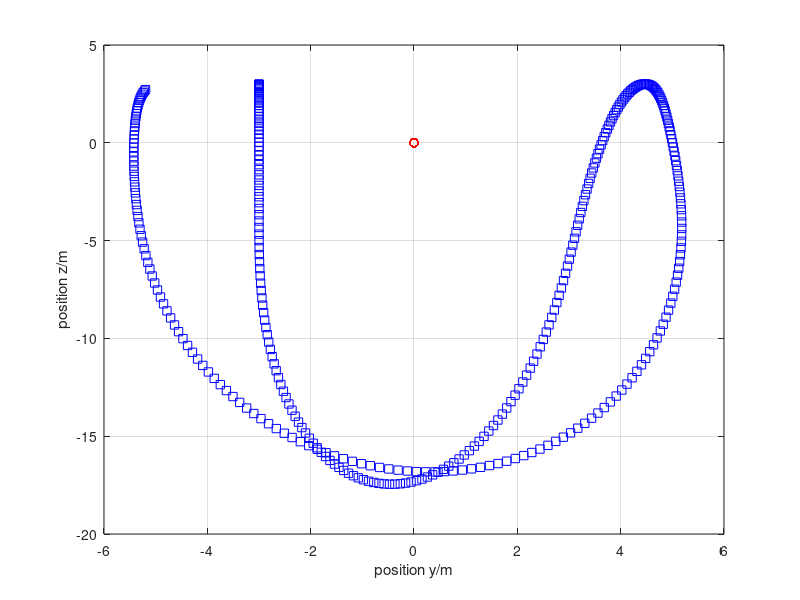

The MATLAB script that drew this image:
%%% Simulation of two bodies connected by non-Hookean material in 2D
%% Coordinates (y, z)

%% Constants
ma = 2;	    % kg: mass of object a
mb = 5000;  % kg: mass of object b
g = 9.81;   % N/kg: gravitational acceleration
ln = 5;	    % m: natural length
k = 5;	    % N/m: spring constant

%% Initial conditions
t = 0;	       % s: initial time
ra = [-3, 3];  % m: initial position of object a
rb = [0, 0];   % m: initial position of object b
va = [0, 0];   % m/s: initial velocity of object a
vb = [0, 0];   % m/s: initial velocity of object b

%% Boundary conditions
Ga = -ma * g * [0, 1];	    % N: gravity supply on object a
Gb = -mb * g * [0, 1] * 0;  % N: gravity supply on object b

%% Parameters for time loop
t1 = 10;     % s: final time
dt = 0.001;  % s: time step %@

%% Plotting
dtplot = t1/360;  % time interval between plots
tplot = dtplot;	  % time for next plot
clf
plot(ra(1), ra(2), 'sb')
hold on; grid on
plot(rb(1), rb(2), 'or')
xlabel('position y/m'); ylabel('position z/m') %@

%% State: ra, rb, va, vb
%% Numerical time integration
while t < t1
  %% constitutive relations
  Pa = ma * va;
  Pb = ma * vb;
  l = norm(ra - rb); % calculation of present length
  if l < ln
    Fxa = [0, 0]; % momentum flux from spring to a, y comp.
  else
    Fxa = -k * (l - ln) * (ra - rb)/l;
  end
  Fxb = -Fxa; % balance of momentum for Hookean material

  %% balances
  t = t + dt;
  Pa = Pa + (Fxa + Ga) * dt;
  Pb = Pb + (Fxb + Gb) * dt;
  ra = ra + va * dt;
  rb = rb + vb * dt;

  %% constitutive relations
  va = Pa / ma;
  vb = Pb / mb; %@

  %% plot
  if t > tplot
    plot(ra(1), ra(2), 'sb')
    plot(rb(1), rb(2), 'or')
    pause(0)
    tplot = tplot + dtplot;
  end %@
end
